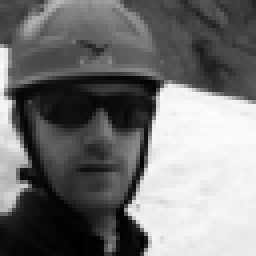
#> input picture 1st_assignment/images/hatman.png, 64 x 64 px (shown 4 times larger)
$ python linfilters.py
#> lines starting #> are read from the running program, lines starting #| are printed output that depends on the picture
"""
:synopsis:  Four linear filter implementations, from fully self-written to a
            simple call to the standard Filter2D function in opencv.

.. moduleauthor:: Joris Stork <joris@wintermute.eu>, Lucas Swartsenburg
<luuk@noregular.com>

"""

__author__ = "Joris Stork, Lucas Swartsenburg"

import numpy as np
import matplotlib.pyplot as plt
import cv
import matplotlib.image as mpimg
from scipy.ndimage.interpolation import zoom

hatman_rgb = mpimg.imread('../images/hatman.png')
#> hatman_rgb is the input picture: shape (64, 64, 4) float32; mean R, G, B, A 0.457, 0.457, 0.457, 1
hatman_image = np.mean(hatman_rgb,2)
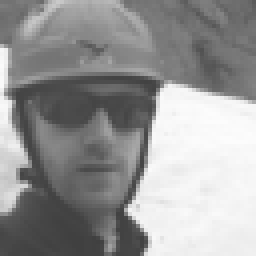
#> hatman_image: shape (64, 64) float32 (shown 4 times larger); min 0.253, max 0.991, mean 0.593
f = hatman_image

# [70 lines left out: functions linfilter1, linfilter2, linfilter3, linfilter4, linfilter, not called in this run]
